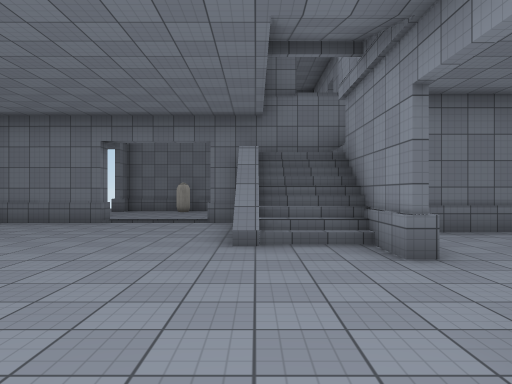
view 1 (above)

17 first-person views from a walk through a 3-D level made in the Unity game engine. The camera is 1.5 m above the floor, looks level and sees 70° across. Doors are open. The floor is counted in squares, 2 m on a side. Each view is taken from the middle of a square. On the plan, view 1 faces up. The plan holds only what a view shows up to about 11 squares ahead; the rest is blank. The place goes on beyond the plan. Surface patterns are stand-ins for the level's own textures.

view 2
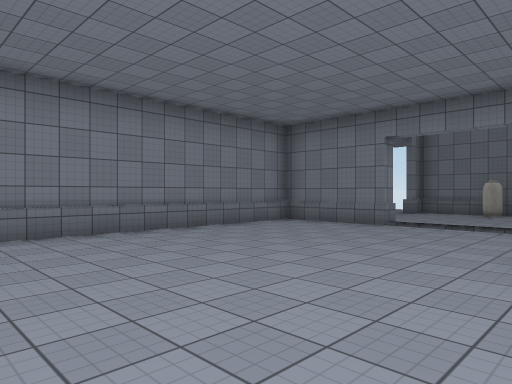

view 3
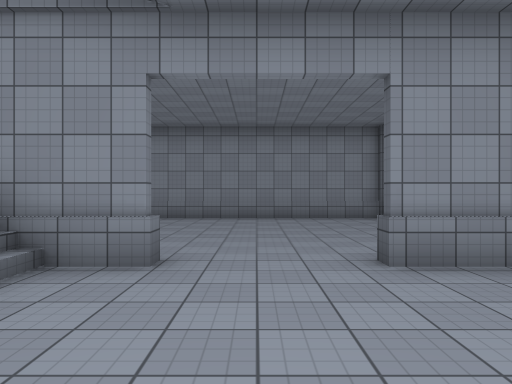

view 4
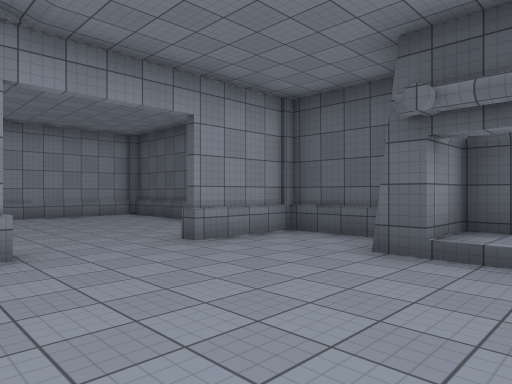

view 5
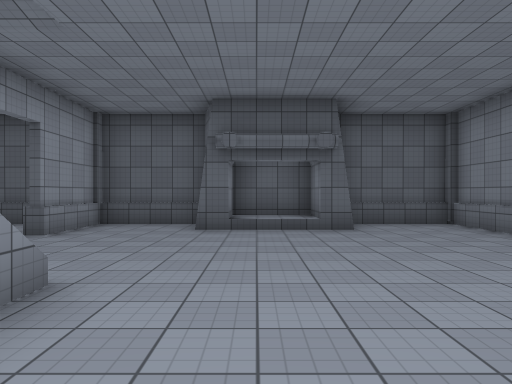

view 6
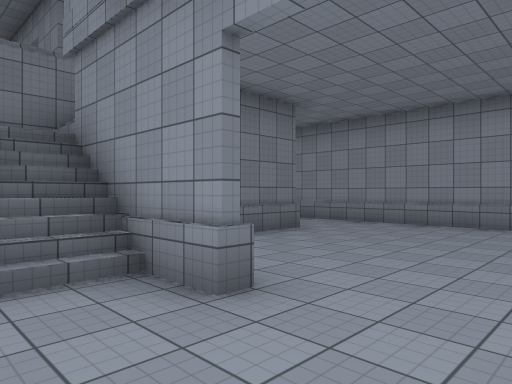

view 7
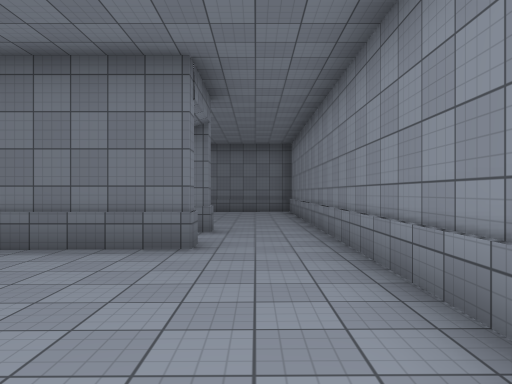

view 8
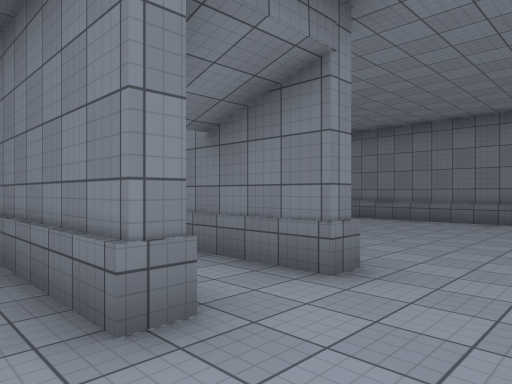

view 9
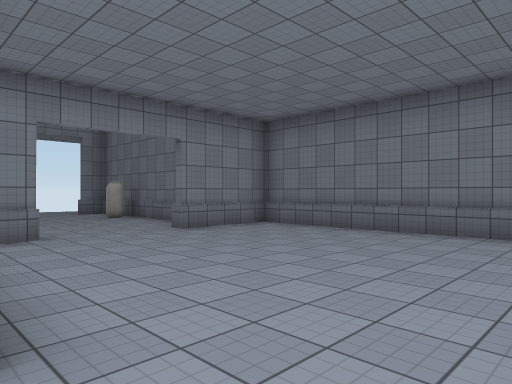

view 10
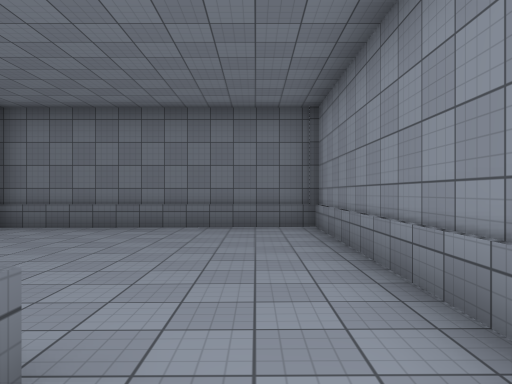

view 11
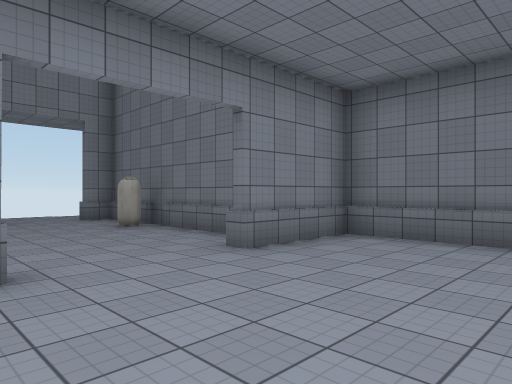

view 12
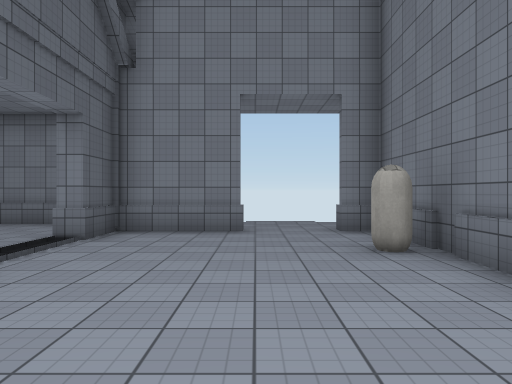

view 13
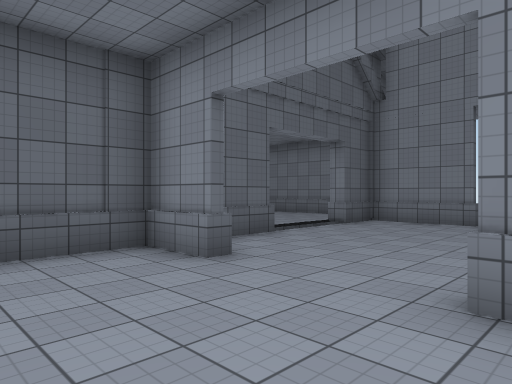

view 14
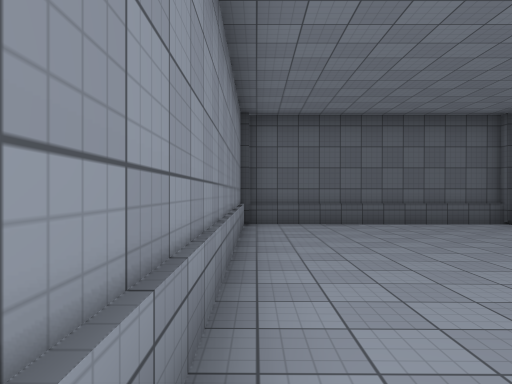

view 15
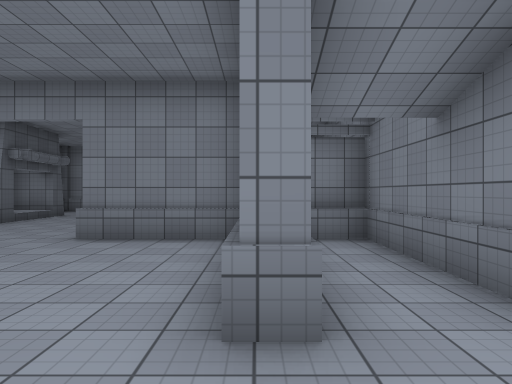

view 16
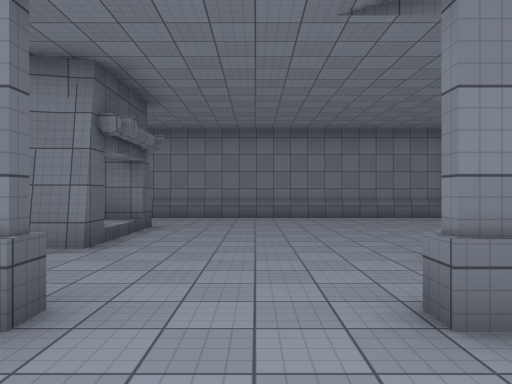

view 17
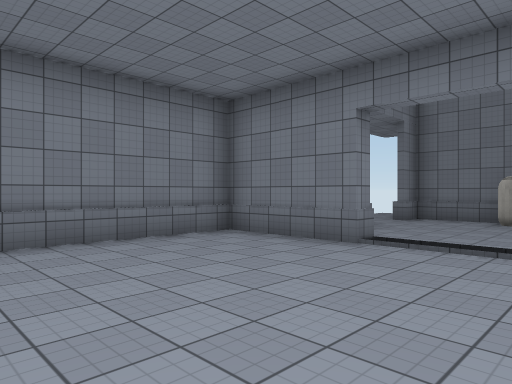

### Floor plan
Key: @ floor where view 1 was taken; # wall or solid block; . main floor; : floor 0.5 m higher than the main floor; / step, stairs or slope; = window, fence, low wall or low ledge; C capsule.
Columns run from 7 left of view 1 to 9 right of it. Each row starts with its distance up from view 1.
 16         #########
 15   #######.......#
 14  .#.C...#.......#
 13 ................#
 12 ................#
 11   #.............#
 10   #.....#.......#
  9 ####..########..#
  8 #......  //.....#
  7 #......//#####..#
  6 #......//#......#
  5 #......=/#......#
  4 #...............#
  3 #...............#
  2 #...............#
  1 #........#......#
  0 #..#::#@.#......#
 -1 #################

Positions as (right, up) in squares from view 1, and headings:
1: (0, 0), facing up
2: (0, 1), facing up-left
3: (-2, 3), facing right
4: (-3, 5), facing down-right
5: (-2, 8), facing down
6: (0, 2), facing up-right
7: (7, 2), facing up
8: (8, 6), facing up-left
9: (8, 9), facing up-left
10: (7, 8), facing up
11: (5, 10), facing up-left
12: (2, 12), facing left
13: (4, 14), facing down-left
14: (8, 8), facing down
15: (8, 7), facing left
16: (4, 3), facing left
17: (-1, 4), facing up-left
